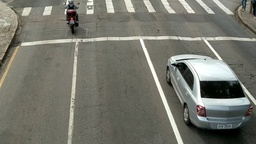
#> input picture speed/video01/frame_71.jpg, 256 x 144 px, shrunk from 1920 x 1080 before the run, given in place of video.mp4, which was not available
$ jupyter execute detectorpatente.ipynb   (older library calls are emulated)
#> lines starting #> are read from the running program, lines starting #| are printed output that depends on the picture; pictures that were not available may be replaced by others from this repository, and a replacement may not be noted
[cell 1]
# ================================================================
# Celda 1: imports, paths y Ground Truth de patentes (vehicles.xml)
# ================================================================

from dataclasses import dataclass
from pathlib import Path
from typing import List, Optional, Tuple, Dict

import cv2
import numpy as np
import pandas as pd
import matplotlib.pyplot as plt
import matplotlib.patches as patches
import xml.etree.ElementTree as ET


# ---- Paths base (ajustar si hace falta) ----
BASE_DIR = Path(".").resolve()
VIDEO_PATH = BASE_DIR / "video01" / "video.mp4"
XML_VEHICLES_PATH = BASE_DIR / "video01" / "vehicles.xml"

print("BASE_DIR:", BASE_DIR)
print("VIDEO_PATH:", VIDEO_PATH)
print("XML_VEHICLES_PATH:", XML_VEHICLES_PATH)


# ---- Ground Truth de patentes: vehicles.xml -> DataFrame ----

def build_gt_plates_df(xml_path: Path) -> pd.DataFrame:
    """
    Lee el XML de ground truth y arma un DataFrame con las bounding boxes
    de las patentes (cuando plate="True") y, si existe, info de radar.

    Columnas principales:
      - frame: índice de frame donde se anotó la patente (int).
      - xml_idx: índice de <vehicle> dentro del XML (int).
      - lane: carril (int).
      - x1, y1, x2, y2, w, h: bbox de la patente en píxeles.
      - radar_frame_start, radar_frame_end, radar_speed: info de radar o NaN.
    """
    tree = ET.parse(str(xml_path))
#> (reads speed/video01/vehicles.xml from the repository)
    root = tree.getroot()

    entries = []
    for idx, veh in enumerate(root.findall(".//vehicle")):
        if veh.get("plate", "False").lower() != "true":
            continue

        frame = int(veh.get("iframe"))
        lane = int(veh.get("lane"))

        region = veh.find("region")
        if region is None:
            continue

        x = int(region.get("x"))
        y = int(region.get("y"))
        w = int(region.get("w"))
        h = int(region.get("h"))

        x1, y1 = x, y
        x2, y2 = x + w, y + h

        radar = veh.find("radar")
        if radar is not None:
            radar_start = int(radar.get("frame_start"))
            radar_end = int(radar.get("frame_end"))
            radar_speed = float(radar.get("speed"))
        else:
            radar_start = np.nan
            radar_end = np.nan
            radar_speed = np.nan

        entries.append(
            {
                "frame": frame,
                "xml_idx": idx,
                "lane": lane,
                "x1": x1,
                "y1": y1,
                "x2": x2,
                "y2": y2,
                "w": w,
                "h": h,
                "radar_frame_start": radar_start,
                "radar_frame_end": radar_end,
                "radar_speed": radar_speed,
            }
        )

    df = pd.DataFrame(entries)
    return df


def iou_xyxy(boxA: Tuple[int, int, int, int],
             boxB: Tuple[int, int, int, int]) -> float:
    """
    Calcula el IoU entre dos cajas en formato (x1, y1, x2, y2).
    """
    xA = max(boxA[0], boxB[0])
    yA = max(boxA[1], boxB[1])
    xB = min(boxA[2], boxB[2])
    yB = min(boxA[3], boxB[3])

    inter_w = max(0, xB - xA)
    inter_h = max(0, yB - yA)
    inter = inter_w * inter_h
    if inter == 0:
        return 0.0

    areaA = (boxA[2] - boxA[0]) * (boxA[3] - boxA[1])
    areaB = (boxB[2] - boxB[0]) * (boxB[3] - boxB[1])
    denom = float(areaA + areaB - inter)
    if denom <= 0:
        return 0.0

    return inter / denom


def load_frame(video_path: Path, frame_idx: int) -> Optional[np.ndarray]:
    """
    Carga un frame del video dado un índice.
    Devuelve imagen BGR o None si falla.
    """
    cap = cv2.VideoCapture(str(video_path))
    total_frames = int(cap.get(cv2.CAP_PROP_FRAME_COUNT))

    if frame_idx < 0 or frame_idx >= total_frames:
        print(f"[load_frame] Frame {frame_idx} fuera de rango (0..{total_frames-1})")
        cap.release()
        return None

    cap.set(cv2.CAP_PROP_POS_FRAMES, int(frame_idx))
    ret, frame = cap.read()
    cap.release()

    if not ret:
        print(f"[load_frame] No se pudo leer el frame {frame_idx}")
        return None

    return frame


def show_gt_plate(frame_idx: int,
                  df_gt: pd.DataFrame,
                  video_path: Path,
                  figsize=(12, 7)) -> None:
    """
    Muestra el frame y dibuja las cajas GT de patente (en verde).
    """
    frame = load_frame(video_path, frame_idx)
    if frame is None:
        return

    subset = df_gt[df_gt["frame"] == frame_idx]
    if subset.empty:
        print(f"No hay GT de patente para el frame {frame_idx}")
        return

    fig, ax = plt.subplots(1, 1, figsize=figsize)
    ax.imshow(cv2.cvtColor(frame, cv2.COLOR_BGR2RGB))
    ax.axis("off")

    for _, row in subset.iterrows():
        rect = patches.Rectangle(
            (row["x1"], row["y1"]),
            row["w"],
            row["h"],
            linewidth=2,
            edgecolor="lime",
            facecolor="none",
        )
        ax.add_patch(rect)
        ax.text(
            row["x1"],
            row["y1"] - 5,
            f"GT lane {row['lane']}",
            color="lime",
            fontsize=10,
            fontweight="bold",
        )

    plt.show()


# ---- Construimos df_gt una vez ----
df_gt = build_gt_plates_df(XML_VEHICLES_PATH)
print(f"Patentes con GT: {len(df_gt)}")

if not df_gt.empty:
    show_gt_plate(int(df_gt.iloc[0]["frame"]), df_gt, VIDEO_PATH)

[cell 2]
# ==========================================================
# Celda 2: pipeline Luvizon-like (edges, grouping, “T-HOG”)
# ==========================================================

@dataclass
class EdgeRegion:
    x: int
    y: int
    w: int
    h: int

    @property
    def x2(self) -> int:
        return self.x + self.w

    @property
    def y2(self) -> int:
        return self.y + self.h

    @property
    def cx(self) -> float:
        return self.x + self.w / 2.0

    @property
    def cy(self) -> float:
        return self.y + self.h / 2.0


class DSU:
    """
    Union-Find simple para agrupar regiones compatibles.
    """

    def __init__(self, n: int):
        self.parent = list(range(n))

    def find(self, x: int) -> int:
        if self.parent[x] != x:
            self.parent[x] = self.find(self.parent[x])
        return self.parent[x]

    def union(self, a: int, b: int) -> None:
        ra, rb = self.find(a), self.find(b)
        if ra != rb:
            self.parent[rb] = ra


# ---------- Etapa 1: extracción y filtrado de bordes ----------

def vertical_edges_sobel(gray: np.ndarray,
                         sobel_ksize: int = 3,
                         tau: float = 2.0) -> np.ndarray:
    """
    Implementa E(x,y) de la ecuación (3) del paper:
      - Gx: Sobel horizontal 3x3.
      - µ: valor medio de |Gx|.
      - E(x,y)=1 si |Gx| > µ * tau.

    Devuelve una imagen binaria 0/255 (uint8).
    """
    gx = cv2.Sobel(gray, cv2.CV_32F, 1, 0, ksize=sobel_ksize)
    mag = np.abs(gx)
    mu = float(mag.mean())
    if mu <= 0:
        return np.zeros_like(gray, dtype=np.uint8)

    edges = (mag > (mu * tau)).astype(np.uint8) * 255
    return edges


def filter_edge_components(edge_img: np.ndarray,
                           min_w: int = 4,
                           max_w: int = 120,
                           min_h: int = 1,
                           max_h: int = 9999) -> np.ndarray:
    """
    Filtra componentes conectados en la imagen de bordes:
    descarta cajas con ancho/alto fuera de [min,max].

    Devuelve nueva imagen binaria con solo componentes válidos.
    """
    num_labels, labels, stats, _ = cv2.connectedComponentsWithStats(
        edge_img, connectivity=8
    )

    filtered = np.zeros_like(edge_img, dtype=np.uint8)

    for label in range(1, num_labels):
        x, y, w, h, area = stats[label]
        if (min_w <= w <= max_w) and (min_h <= h <= max_h):
            filtered[labels == label] = 255

    return filtered


def dilate_edges(edge_img: np.ndarray,
                 kernel_size: Tuple[int, int] = (1, 7)) -> np.ndarray:
    """
    Dilata los bordes usando un elemento estructurante (1 x 7),
    como en el paper.
    """
    kernel = cv2.getStructuringElement(cv2.MORPH_RECT, kernel_size)
    dilated = cv2.dilate(edge_img, kernel, iterations=1)
    return dilated


# ---------- Etapa 2: regiones y agrupamiento ----------

def build_regions_from_edges(edge_img: np.ndarray,
                             min_w: int = 4,
                             max_w: int = 9999,
                             min_h: int = 1,
                             max_h: int = 9999) -> List[EdgeRegion]:
    """
    A partir de una imagen binaria, obtiene bounding boxes de cada
    componente conectado y filtra por tamaño.
    """
    num_labels, labels, stats, _ = cv2.connectedComponentsWithStats(
        edge_img, connectivity=8
    )
    regions: List[EdgeRegion] = []

    for label in range(1, num_labels):
        x, y, w, h, area = stats[label]
        if (min_w <= w <= max_w) and (min_h <= h <= max_h):
            regions.append(EdgeRegion(int(x), int(y), int(w), int(h)))

    return regions


def compatible_regions(a: EdgeRegion, b: EdgeRegion,
                       t1: float = 0.7,
                       t2: float = 1.1,
                       t3: float = 0.4) -> bool:
    """
    Criterio geométrico de compatibilidad de Retornaz & Marcotegui (ec. 4).
    """
    h1, h2 = a.h, b.h
    h = min(h1, h2)
    if h <= 0:
        return False

    dx = abs(a.cx - b.cx) - (a.w + b.w) / 2.0
    dy = abs(a.cy - b.cy)

    return (abs(h1 - h2) < t1 * h) and (dx < t2 * h) and (dy < t3 * h)


def group_regions(regions: List[EdgeRegion]) -> List[List[EdgeRegion]]:
    """
    Agrupa regiones compatibles mediante union-find.
    Devuelve lista de grupos (cada grupo es una lista de EdgeRegion).
    """
    n = len(regions)
    if n == 0:
        return []

    dsu = DSU(n)
    for i in range(n):
        for j in range(i + 1, n):
            if compatible_regions(regions[i], regions[j]):
                dsu.union(i, j)

    groups_dict: Dict[int, List[EdgeRegion]] = {}
    for idx in range(n):
        root = dsu.find(idx)
        groups_dict.setdefault(root, []).append(regions[idx])

    return list(groups_dict.values())


def groups_to_candidate_bboxes(groups: List[List[EdgeRegion]],
                               min_plate_w: int = 32,
                               min_plate_h: int = 10) -> List[Tuple[int, int, int, int]]:
    """
    Convierte grupos de EdgeRegion en bboxes de candidatos
    y filtra por tamaño mínimo de patente.
    """
    candidates: List[Tuple[int, int, int, int]] = []

    for group in groups:
        x1 = min(r.x for r in group)
        y1 = min(r.y for r in group)
        x2 = max(r.x2 for r in group)
        y2 = max(r.y2 for r in group)
        w = x2 - x1
        h = y2 - y1
        if w >= min_plate_w and h >= min_plate_h:
            candidates.append((int(x1), int(y1), int(x2), int(y2)))

    return candidates


# ---------- Etapa 3: clasificación "texto / no texto" ----------

def text_window_score(patch_gray: np.ndarray) -> float:
    """
    Score simple de "parecido a texto" en una ventana:
      - calcula gradientes Gx, Gy
      - usa media y desvío de la magnitud como proxy de textura/contorno.

    Cuanto mayor el score, más probable que haya caracteres.
    """
    gx = cv2.Sobel(patch_gray, cv2.CV_32F, 1, 0, ksize=3)
    gy = cv2.Sobel(patch_gray, cv2.CV_32F, 0, 1, ksize=3)
    mag = np.sqrt(gx * gx + gy * gy)

    mean_mag = float(mag.mean())
    std_mag = float(mag.std())
    score = mean_mag * (1.0 + std_mag)

    return score


def classify_region_textlike(gray: np.ndarray,
                             edges_dilated: np.ndarray,
                             bbox: Tuple[int, int, int, int],
                             win_w: int = 48,
                             win_h: int = 24,
                             step: int = 4) -> Tuple[float, int]:
    """
    Aproximación a la etapa T-HOG/SVM del paper (Fig. 12):

      - Recibe la imagen en gris, la imagen de bordes dilatada y
        una bbox candidata (x1,y1,x2,y2).
      - Estima la "línea central" de bordes (centro entre píxel
        más alto y más bajo en cada columna con bordes).
      - Centra ventanas de tamaño fijo a lo largo de esa línea,
        espaciadas cada `step` píxeles.
      - Calcula un score de texto para cada ventana.
      - Devuelve:
          * region_score: score global de la región (densidad de texto).
          * n_pos: número de ventanas consideradas como "texto".

    Esta función NO usa el T-HOG original ni un SVM entrenado.
    Es una heurística inspirada en la descripción del paper.
    """
    x1, y1, x2, y2 = bbox
    H, W = gray.shape

    x1_c = max(x1, 0)
    y1_c = max(y1, 0)
    x2_c = min(x2, W)
    y2_c = min(y2, H)

    if x2_c <= x1_c or y2_c <= y1_c:
        return 0.0, 0

    crop_edges = edges_dilated[y1_c:y2_c, x1_c:x2_c]
    crop_gray = gray[y1_c:y2_c, x1_c:x2_c]
    h, w = crop_gray.shape

    # Línea central: para cada columna, centro entre pixel más alto y más bajo con borde
    center_points: List[Tuple[int, int]] = []
    for j in range(w):
        col = crop_edges[:, j]
        ys = np.where(col > 0)[0]
        if ys.size == 0:
            continue
        cy = int((int(ys[0]) + int(ys[-1])) / 2)
        center_points.append((j, cy))

    if not center_points:
        return 0.0, 0

    # Ventanas a lo largo de la línea central
    half_w = win_w // 2
    half_h = win_h // 2

    scores: List[float] = []
    for idx, (cx_local, cy_local) in enumerate(center_points[::step]):
        cx = x1_c + cx_local
        cy = y1_c + cy_local

        x0_win = max(cx - half_w, 0)
        x1_win = min(cx + half_w, W - 1)
        y0_win = max(cy - half_h, 0)
        y1_win = min(cy + half_h, H - 1)

        patch = gray[y0_win:y1_win, x0_win:x1_win]
        if patch.size == 0 or patch.shape[0] < 8 or patch.shape[1] < 8:
            continue

        scores.append(text_window_score(patch))

    if not scores:
        return 0.0, 0

    scores_arr = np.array(scores, dtype=np.float32)

    # Umbral adaptativo: ventanas con score > media + 0.3*std
    mu = float(scores_arr.mean())
    sigma = float(scores_arr.std())
    thr = mu + 0.3 * sigma

    positive = scores_arr[scores_arr > thr]
    if positive.size == 0:
        return 0.0, 0

    density = positive.size / scores_arr.size
    region_score = float(density * positive.mean())

    return region_score, int(positive.size)


# ---------- Etapa 4: detección en una ROI ----------

def detect_plate_region_luvizon(
    roi_bgr: np.ndarray,
    min_edge_w: int = 4,
    max_edge_w: int = 120,
    min_plate_w: int = 32,
    min_plate_h: int = 10,
    tau: float = 2.0,
) -> Optional[Tuple[int, int, int, int]]:
    """
    Detector de patente estilo Luvizon para UNA ROI (imagen BGR).

    Devuelve (x1,y1,x2,y2) en coordenadas de la ROI o None si falla.
    """
    if roi_bgr is None or roi_bgr.size == 0:
        return None

    gray = cv2.cvtColor(roi_bgr, cv2.COLOR_BGR2GRAY)
    gray = cv2.GaussianBlur(gray, (3, 3), 0)

    # 1) Bordes verticales
    edges = vertical_edges_sobel(gray, tau=tau)

    # 2) Filtrado de componentes chicos/grandes
    edges_filt = filter_edge_components(
        edges,
        min_w=min_edge_w,
        max_w=max_edge_w,
        min_h=1,
        max_h=9999,
    )

    # 3) Dilatación 1x7
    edges_dil = dilate_edges(edges_filt, kernel_size=(1, 7))

    # 4) Regiones y agrupamiento
    regions = build_regions_from_edges(
        edges_dil,
        min_w=min_edge_w,
        max_w=max_edge_w,
        min_h=1,
        max_h=9999,
    )
    if not regions:
        return None

    groups = group_regions(regions)
    candidates = groups_to_candidate_bboxes(
        groups,
        min_plate_w=min_plate_w,
        min_plate_h=min_plate_h,
    )
    if not candidates:
        return None

    # 5) Clasificación “texto / no texto”
    H, W = gray.shape
    best_bbox = None
    best_score = 0.0

    for (x1, y1, x2, y2) in candidates:
        # Clampeamos por las dudas
        x1_c = max(x1, 0)
        y1_c = max(y1, 0)
        x2_c = min(x2, W)
        y2_c = min(y2, H)
        if x2_c <= x1_c or y2_c <= y1_c:
            continue

        score, n_pos = classify_region_textlike(
            gray, edges_dil, (x1_c, y1_c, x2_c, y2_c)
        )
        if n_pos == 0:
            continue

        # Penalizamos regiones muy altas en la imagen: queremos algo cerca del bottom
        bottom_dist = H - y2_c
        score_adj = float(score * (1.0 + 0.001 * (H - bottom_dist)))

        if score_adj > best_score:
            best_score = score_adj
            best_bbox = (x1_c, y1_c, x2_c, y2_c)

    return best_bbox

[cell 3]
# ============================================================
# Celda 3: wrapper por frame, evaluación y ejemplos visuales
# ============================================================

def detect_plates_in_frame(
    frame_bgr: np.ndarray,
    rois: Optional[List[Tuple[int, int, int, int]]] = None,
    **luvizon_kwargs,
) -> List[Tuple[int, int, int, int]]:
    """
    Corre el detector Luvizon-like en un frame completo o en una lista de ROIs.

    Parámetros:
      - frame_bgr: imagen BGR.
      - rois: lista de bboxes (x1,y1,x2,y2) donde buscar la patente.
              Si es None, usa el frame entero como ROI.
      - luvizon_kwargs: parámetros extra para detect_plate_region_luvizon().

    Devuelve lista de bboxes de patentes en coords del frame.
    """
    H, W, _ = frame_bgr.shape
    results: List[Tuple[int, int, int, int]] = []

    if rois is None:
        bbox = detect_plate_region_luvizon(frame_bgr, **luvizon_kwargs)
        if bbox is not None:
            results.append(bbox)
        return results

    # Con ROIs (p.ej. bboxes de vehículos)
    for (x1, y1, x2, y2) in rois:
        x1_c = max(int(x1), 0)
        y1_c = max(int(y1), 0)
        x2_c = min(int(x2), W)
        y2_c = min(int(y2), H)
        if x2_c <= x1_c or y2_c <= y1_c:
            continue

        roi = frame_bgr[y1_c:y2_c, x1_c:x2_c]
        bbox_roi = detect_plate_region_luvizon(roi, **luvizon_kwargs)
        if bbox_roi is None:
            continue

        # Pasamos a coords del frame
        bx1, by1, bx2, by2 = bbox_roi
        results.append((bx1 + x1_c, by1 + y1_c, bx2 + x2_c - (x2_c - bx2), by2 + y1_c))

    return results


def show_detection_example(frame_idx: int,
                           df_gt: pd.DataFrame,
                           video_path: Path,
                           rois_by_frame: Optional[Dict[int, List[Tuple[int, int, int, int]]]] = None,
                           figsize=(12, 7)) -> None:
    """
    Muestra un frame con:
      - cajas GT de patente (verde)
      - predicciones Luvizon-like (rojo)
    """
    frame = load_frame(video_path, frame_idx)
    if frame is None:
        return

    rois = None
    if rois_by_frame is not None:
        rois = rois_by_frame.get(frame_idx, None)

    preds = detect_plates_in_frame(frame, rois=rois)

    fig, ax = plt.subplots(1, 1, figsize=figsize)
    ax.imshow(cv2.cvtColor(frame, cv2.COLOR_BGR2RGB))
    ax.axis("off")

    # GT
    subset = df_gt[df_gt["frame"] == frame_idx]
    for _, row in subset.iterrows():
        rect = patches.Rectangle(
            (row["x1"], row["y1"]),
            row["w"],
            row["h"],
            linewidth=2,
            edgecolor="lime",
            facecolor="none",
        )
        ax.add_patch(rect)

    # Predicciones
    for (x1, y1, x2, y2) in preds:
        rect = patches.Rectangle(
            (x1, y1),
            x2 - x1,
            y2 - y1,
            linewidth=2,
            edgecolor="red",
            facecolor="none",
        )
        ax.add_patch(rect)

    plt.show()


def run_luvizon_detection_on_gt(
    df_gt: pd.DataFrame,
    video_path: Path,
    rois_by_frame: Optional[Dict[int, List[Tuple[int, int, int, int]]]] = None,
    max_frames: Optional[int] = None,
    **luvizon_kwargs,
) -> pd.DataFrame:
    """
    Corre el detector Luvizon-like sobre los frames que tienen GT de patente
    y arma un DataFrame con IoU por patente.

    Si rois_by_frame no es None, usa esas ROIs (p.ej. bboxes de vehículos)
    por frame; si es None, usa el frame completo como ROI.

    Devuelve df_eval con columnas:
      frame, xml_idx, lane,
      x1_gt, y1_gt, x2_gt, y2_gt,
      x1_pred, y1_pred, x2_pred, y2_pred,
      iou, has_pred, hit_05
    """
#> called with max_frames = 200
    unique_frames = sorted(df_gt["frame"].unique())
    if max_frames is not None:
        unique_frames = unique_frames[:max_frames]

    rows = []

    cap = cv2.VideoCapture(str(video_path))
    total_frames = int(cap.get(cv2.CAP_PROP_FRAME_COUNT))
    print(f"Total frames video: {total_frames}")
    print(f"Frames usados en evaluación: {len(unique_frames)}")

    for i, frame_idx in enumerate(unique_frames):
        cap.set(cv2.CAP_PROP_POS_FRAMES, int(frame_idx))
        ret, frame = cap.read()
        if not ret:
            print(f"[run_luvizon_detection_on_gt] No se pudo leer frame {frame_idx}")
            continue

        rois = None
        if rois_by_frame is not None:
            rois = rois_by_frame.get(frame_idx, None)

        preds = detect_plates_in_frame(frame, rois=rois, **luvizon_kwargs)
        if preds:
            # Por simplicidad, tomamos solo el primer candidato
            x1_p, y1_p, x2_p, y2_p = preds[0]
            has_pred = True
        else:
            x1_p = y1_p = x2_p = y2_p = np.nan
            has_pred = False

        gt_rows = df_gt[df_gt["frame"] == frame_idx]
        for _, gt in gt_rows.iterrows():
            box_gt = (int(gt["x1"]), int(gt["y1"]), int(gt["x2"]), int(gt["y2"]))
            if has_pred:
                box_pred = (int(x1_p), int(y1_p), int(x2_p), int(y2_p))
                iou = iou_xyxy(box_gt, box_pred)
            else:
                iou = 0.0

            rows.append(
                {
                    "frame": int(frame_idx),
                    "xml_idx": int(gt["xml_idx"]),
                    "lane": int(gt["lane"]),
                    "x1_gt": box_gt[0],
                    "y1_gt": box_gt[1],
                    "x2_gt": box_gt[2],
                    "y2_gt": box_gt[3],
                    "x1_pred": x1_p,
                    "y1_pred": y1_p,
                    "x2_pred": x2_p,
                    "y2_pred": y2_p,
                    "iou": float(iou),
                    "has_pred": has_pred,
                    "hit_05": bool(iou >= 0.5),
                }
            )

        if (i + 1) % 20 == 0:
            print(f"Procesados {i+1}/{len(unique_frames)} frames...")
#> this loop made 31 passes
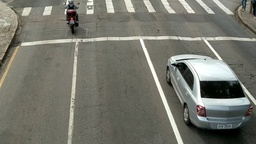
#> input picture speed/video01/frame_71.jpg, 256 x 144 px, shrunk from 1920 x 1080 before the run, given in place of video.mp4, which was not available
#> pass 1, in detect_plate_region_luvizon, `gray = cv2.GaussianBlur(gray, (3, 3), 0)`:
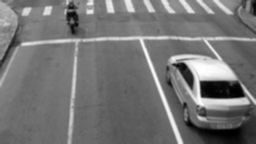
#> gray: shape (144, 256); min 0, max 255, mean 116.5
#> pass 1, in vertical_edges_sobel, `gx = cv2.Sobel(gray, cv2.CV_32F, 1, 0, ksize=sobel_ksize)`:
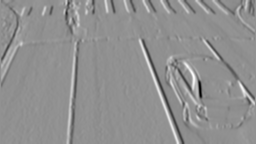
#> gx: shape (144, 256) float32; min -704, max 534, mean -1.5; drawn with min black and max white
#> frame is the input picture: shape (144, 256, 3); mean B, G, R 107.6, 117.7, 117.2
#> (the rest of the program and of its run is left out)
